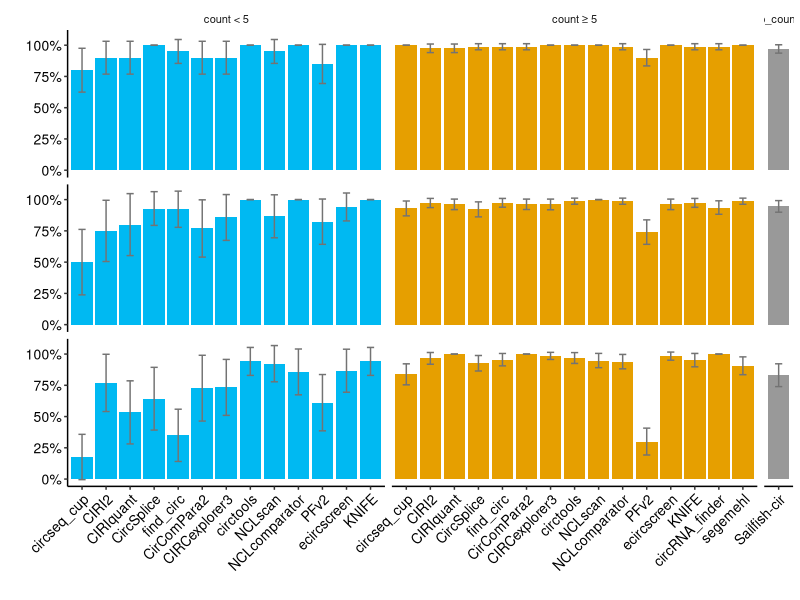
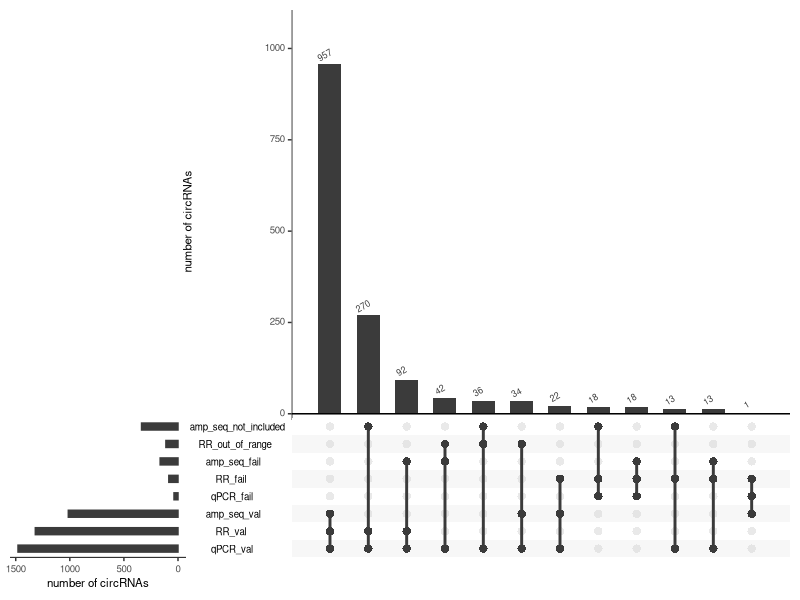

Reproduce these figures in R, in order. (Note: this script raises an error after producing the figures.)
#' ---
#' title: "Generation of figures panel 3"
#' author: "Marieke Vromman"
#' output: 
#'    html_document:
#'       toc: TRUE
#'       toc_float: TRUE
#'       theme: paper
#'       df_print: paged
#'       highlight: tango
#' ---
#' 

#' # File set-up

#' ## Set working directory to current directory
if (rstudioapi::isAvailable()) {
  setwd(dirname(rstudioapi::getActiveDocumentContext()$path))
}

#' ## Loads standard libraries and resolve conflicts
library(tidyverse)
library(conflicted)
conflict_prefer("filter", "dplyr")
conflict_prefer("select", "dplyr")
conflict_prefer("slice", "dplyr")
conflict_prefer("rename", "dplyr")
conflict_prefer('intersect', 'dplyr')

#' ## Load specific libraries
library(UpSetR)

#' ## Set figure theme
mytheme = theme_bw(base_size = 10) + 
  theme(text = element_text(size=10, colour='black'),
        title = element_text(size=10, colour='black'),
        line = element_line(size=0.5),
        axis.title = element_text(size=10, colour='black'),
        axis.text = element_text(size=10, colour='black'),
        axis.line = element_line(colour = "black"),
        axis.ticks = element_line(size=0.5),
        strip.background = element_blank(),
        strip.text.y = element_blank(),
        panel.grid = element_blank(),
        panel.border = element_blank(),
        legend.position = c(0.8, 0.8), 
        legend.text=element_text(size=10)) 

mytheme_discrete_x = mytheme + 
  theme(axis.text.x = element_text(angle = 45, hjust = 1, vjust = 1))

# a colorblind-friendly palette 
# colorblind.palette.grey = c("#999999", "#E69F00", "#56B4E9", "#009E73", "#F0E442", "#0072B2", "#D55E00", "#CC79A7")

#' ## Read data and order
all_circ = read_tsv('../data/Supplementary_Table_2_all_circRNAs.txt')
cq = read_tsv('../data/Supplementary_Table_3_selected_circRNAs.txt')
val = read_tsv('../data/Supplementary_Table_6A_precision_values.txt')

val$tool = factor(val$tool, levels = c("circseq_cup", "CIRI2", "CIRIquant", "CircSplice", "find_circ", "CirComPara2",  "CIRCexplorer3", "circtools", "Sailfish-cir", "NCLscan", "NCLcomparator", "PFv2", "ecircscreen", "KNIFE",  "circRNA_finder", "segemehl")) 

cq
val
all_circ

#' # Figure 3A

val_longer = val %>% pivot_longer(cols = c(perc_qPCR_val, perc_RR_val, perc_amp_val),
                     names_to = 'val_type', values_to = 'perc')  %>%
  left_join(val %>% select(tool, count_group, nr_qPCR_total, nr_RR_total, nr_amp_total) %>%
              rename(perc_qPCR_val = nr_qPCR_total, perc_RR_val = nr_RR_total, perc_amp_val = nr_amp_total) %>%
              pivot_longer(cols = c(perc_qPCR_val, perc_RR_val, perc_amp_val), values_to = 'nr_in_group', 
                           names_to = "val_type")) %>%
  select(tool, count_group, val_type, perc, nr_in_group) %>%
  mutate(margin = qnorm(0.975)*sqrt(perc*(1-perc)/nr_in_group),
         CI_low = perc - margin,
         CI_up = perc + margin) %>%
  mutate(count_group == ifelse(count_group == "count < 5", 'BSJ count < 5', count_group),
         count_group == ifelse(count_group == "count ≥ 5", 'BSJ count ≥ 5', count_group),
         count_group == ifelse(count_group == "no_counts", 'no BSJ count', count_group)) 

val_longer$tool = factor(val_longer$tool, levels = c("circseq_cup", "CIRI2", "CIRIquant", "CircSplice", "find_circ", "CirComPara2",  "CIRCexplorer3", "circtools", "Sailfish-cir", "NCLscan", "NCLcomparator", "PFv2", "ecircscreen", "KNIFE",  "circRNA_finder", "segemehl")) 
val_longer$val_type = factor(val_longer$val_type, levels = c('perc_qPCR_val', 'perc_RR_val', 'perc_amp_val'))

val_longer %>%
  ggplot(aes(tool, perc, fill = count_group)) +
  geom_bar(stat = 'identity') +
  geom_errorbar(aes(ymin=CI_low, ymax=CI_up), 
                width=.3, color = 'grey45') +
  facet_grid(scales = 'free_x', space = "free", 
             rows = vars(val_type), cols = vars(count_group)) +
  scale_y_continuous(labels = scales::percent_format(), breaks = c(0,0.25, 0.5, 0.75, 1)) +
  mytheme_discrete_x +
  #theme(strip.text.y = element_text(size = 10), legend.position = "none") +
  theme(legend.position = "none") +
  scale_fill_manual(values = c('#00B9F2', '#E69F00' , '#999999')) +
  xlab('') +
  ylab('')

#ggsave('separate_figures/figure_3A.pdf',  width = 21, height = 13, units = "cm")


#' # Figure 3B
#' upset
upset = list()
upset['qPCR_val'] = cq %>% filter(qPCR_val == "pass") %>% mutate(id_cl = paste(circ_id, cell_line, sep = "_")) %>% pull(id_cl) %>% unique() %>% list()
upset['RR_val'] = cq %>% filter(RR_val == "pass") %>% mutate(id_cl = paste(circ_id, cell_line, sep = "_")) %>% pull(id_cl) %>% unique() %>% list()
upset['amp_seq_val'] = cq %>% filter(amp_seq_val == "pass") %>% mutate(id_cl = paste(circ_id, cell_line, sep = "_")) %>% pull(id_cl) %>% unique() %>% list()
upset['qPCR_fail'] = cq %>% filter(qPCR_val == "fail") %>% mutate(id_cl = paste(circ_id, cell_line, sep = "_")) %>% pull(id_cl) %>% unique() %>% list()
upset['RR_fail'] = cq %>% filter(RR_val == "fail") %>% mutate(id_cl = paste(circ_id, cell_line, sep = "_")) %>% pull(id_cl) %>% unique() %>% list()
upset['amp_seq_fail'] = cq %>% filter(amp_seq_val == "fail") %>% mutate(id_cl = paste(circ_id, cell_line, sep = "_")) %>% pull(id_cl) %>% unique() %>% list()
upset['RR_out_of_range'] = cq %>% filter(is.na(RR_val)) %>% mutate(id_cl = paste(circ_id, cell_line, sep = "_")) %>% pull(id_cl) %>% unique() %>% list()
upset['amp_seq_not_included'] = cq %>% filter(is.na(amp_seq_val)) %>% mutate(id_cl = paste(circ_id, cell_line, sep = "_")) %>% pull(id_cl) %>% unique() %>% list()


# pdf(file="separate_figures/figure_3B_upset_small.pdf", onefile=FALSE,
#     width = 8, height = 2.5) 
upset(fromList(upset), 
      order.by = "freq",
      sets = c('qPCR_val', 'RR_val', 'amp_seq_val', 'qPCR_fail', 'RR_fail', 'amp_seq_fail', 'RR_out_of_range', 'amp_seq_not_included'),
      mainbar.y.label = "number of circRNAs", sets.x.label = "number of circRNAs",
      keep.order = TRUE,
      number.angles = 30,
      point.size = 2.5, line.size = 1)
# dev.off()

#' # Figure 3C & Sup Figure 25
#' add total nr of circRNAs and calculate theoretical nr of TP
val_cl = val %>%
  # use perc_compound_val
  select(tool, count_group, perc_compound_val) %>%
  # get the number of detected circRNAs for each cell line and tool, per count group
  left_join(all_circ %>%
              group_by(cell_line, tool, count_group) %>%
              summarise(total_n_ut = n())) %>%
  # calculate the theoretical nr of validated circ
  mutate(theo_TP_all = perc_compound_val * total_n_ut)

val_cl

val_cl$tool = factor(val_cl$tool, levels = c("circseq_cup", "CIRI2", "CIRIquant", "CircSplice", "find_circ", "CirComPara2",  "CIRCexplorer3", "circtools", "Sailfish-cir", "NCLscan", "NCLcomparator", "PFv2", "ecircscreen", "KNIFE",  "circRNA_finder", "segemehl")) 

val_cl %>%
  #filter(cell_line == 'HLF') %>%
  ggplot() +
  geom_bar(aes(tool, total_n_ut), stat = "identity", fill = 'grey') +
  geom_bar(aes(tool, theo_TP_all, fill = count_group), stat = "identity") +
  facet_wrap(~cell_line+count_group, scales = 'free') +
  #facet_wrap(~count_group, scales = 'free') +
  #facet_grid(rows = vars(cell_line), cols = vars(count_group), scales = 'free', space = 'free') +
  mytheme_discrete_x +
  scale_fill_manual(values = c('#00B9F2', '#E69F00' , '#999999')) +
  xlab('') +
  ylab('') +
  theme(legend.position = NULL) +
  scale_y_continuous(labels = scales::comma_format()) +
  theme(legend.position="none")

#ggsave('separate_figures/sup_figure_25.pdf',  width = 21, height = 24.5, units = "cm")
#ggsave('separate_figures/figure_3C_alt2.pdf',  width = 21, height = 8, units = "cm")
